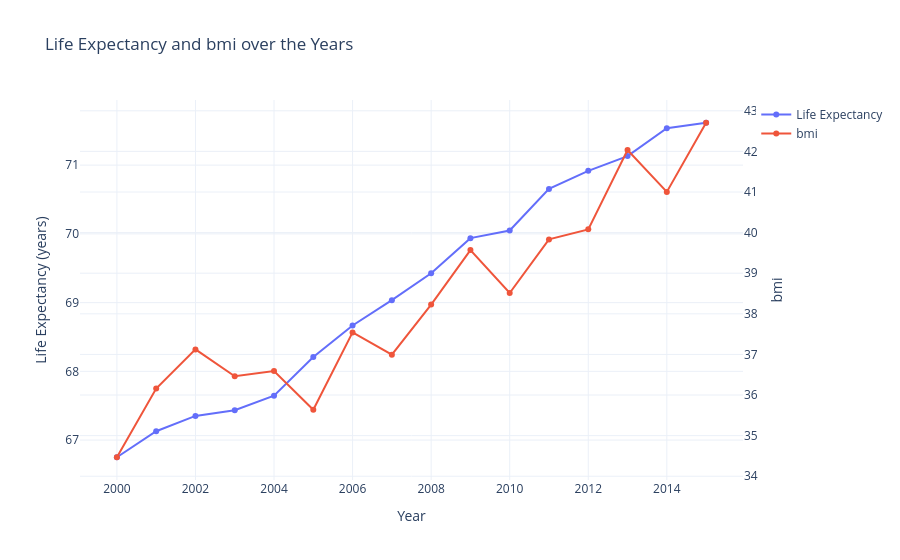

Notebook code for this chart:
### Markdown cell above
<h4>Life expectancy vs BMI</h4>

### Code cell
# Calculate the average life expectancy and average bmi for each year
average_data = df.groupby('year').agg({
    'life_expectancy': 'mean',
    'bmi': 'mean'
}).reset_index()

# Create the interactive plot with dual y-axes
fig = go.Figure()

# Add life expectancy trace
fig.add_trace(go.Scatter(x=average_data['year'], y=average_data['life_expectancy'], 
                         mode='lines+markers', name='Life Expectancy',
                         yaxis='y1'))

# Add bmi trace
fig.add_trace(go.Scatter(x=average_data['year'], y=average_data['bmi'], 
                         mode='lines+markers', name='bmi',
                         yaxis='y2'))

# Update layout for dual y-axes
fig.update_layout(
    title='Life Expectancy and bmi over the Years',
    xaxis=dict(title='Year'),
    yaxis=dict(title='Life Expectancy (years)', side='left'),
    yaxis2=dict(title='bmi', side='right', overlaying='y'),
    template='plotly_white'
)

# Show the plot
fig.show()

### Figure 1 — Plotly figure (JSON) as saved in the notebook; plotly's stock layout.template omitted (floating-point values rounded to 4 significant figures)
{"data": [{"mode": "lines+markers", "name": "Life Expectancy", "type": "scatter", "x": [2000, 2001, 2002, 2003, 2004, 2005, 2006, 2007, 2008, 2009, 2010, 2011, 2012, 2013, 2014, 2015], "y": [66.75, 67.13, 67.35, 67.43, 67.65, 68.21, 68.67, 69.04, 69.43, 69.94, 70.05, 70.65, 70.92, 71.13, 71.54, 71.62], "yaxis": "y"}, {"mode": "lines+markers", "name": "bmi", "type": "scatter", "x": [2000, 2001, 2002, 2003, 2004, 2005, 2006, 2007, 2008, 2009, 2010, 2011, 2012, 2013, 2014, 2015], "y": [34.47, 36.16, 37.12, 36.46, 36.59, 35.64, 37.54, 36.99, 38.23, 39.57, 38.51, 39.83, 40.08, 42.03, 41.0, 42.71], "yaxis": "y2"}], "layout": {"autosize": true, "title": {"text": "Life Expectancy and bmi over the Years"}, "xaxis": {"autorange": true, "range": [1999.0, 2016.0], "title": {"text": "Year"}, "type": "linear"}, "yaxis": {"autorange": true, "range": [66.35, 72.02], "side": "left", "title": {"text": "Life Expectancy (years)"}, "type": "linear"}, "yaxis2": {"autorange": true, "overlaying": "y", "range": [33.79, 43.39], "side": "right", "title": {"text": "bmi"}, "type": "linear"}}}
